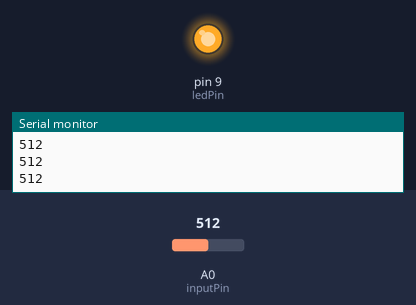
Bench run of a sketch on a simulated Arduino Uno, built with avr-gcc and run on an emulated ATmega328P. On the bench: output pins drawn as LEDs (lit = HIGH), the last lines printed to the serial monitor. The inputs (shaded band) are chosen by the test bench; at power-on: A0 (inputPin) = 512.

Above: at 1.2 s.
1.3 s: A0 (inputPin) set to 478
2.8 s: A0 (inputPin) set to 457
At 3.9 s:
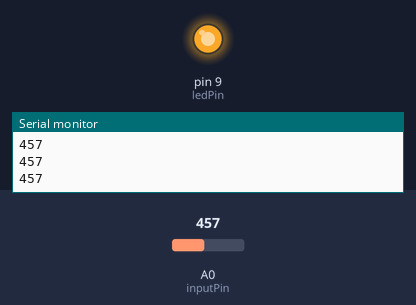
4.3 s: A0 (inputPin) set to 306
At 4.6 s:
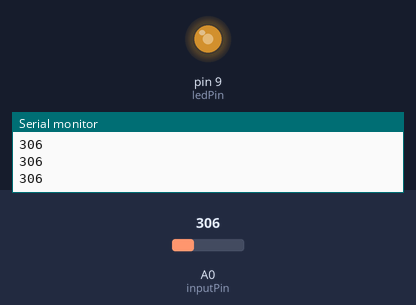
5.8 s: A0 (inputPin) set to 0
At 6.4 s:
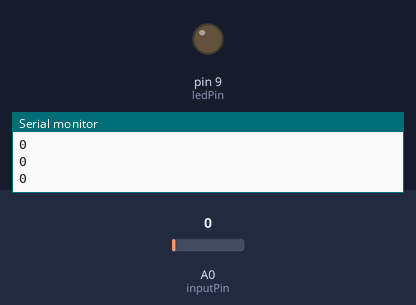
Timing chart, 0 to 8.3 s (numbered marks = the images above; inputs shaded):
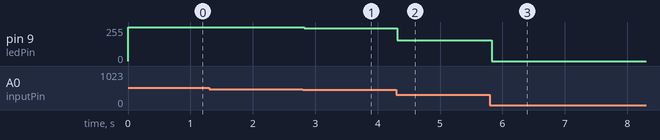

The sketch:

analogInMapConstrain.ino
```cpp
int ledPin = 9;
int inputPin = 0;

void setup() {
  pinMode(ledPin, OUTPUT);
  Serial.begin(9600);
}

void loop() {

  int reading = analogRead(inputPin);
  Serial.println(reading);

  float mappedValue = map(reading, 55, 470, 0, 255);
  float constrainedValue = constrain(mappedValue, 0, 255);

  analogWrite(ledPin, constrainedValue);
  delay(30);
}
```

Measured:
- after the input at 2.8 s, pin 9 (ledPin): 255/255 → 247/255 at once
- after the input at 4.3 s, pin 9 (ledPin): 247/255 → 154/255 at once
- after the input at 5.8 s, pin 9 (ledPin): 154/255 → 0/255 at once
